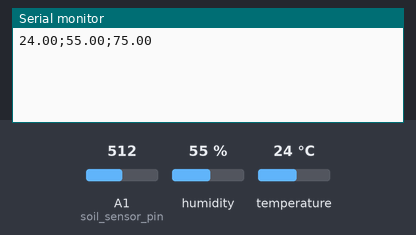
A sketch run on a simulated Arduino Uno, built with avr-gcc and run on an emulated ATmega328P. Shown: the last lines printed to the serial monitor. The test bench sets the inputs (shaded band); at power-on: humidity 55 %, A1 (soil_sensor_pin) = 512, temperature 24 °C.

Above: at 1.2 s.
1.3 s: humidity set to 22 %
5.0 s: A1 (soil_sensor_pin) set to 716
At 5.7 s:
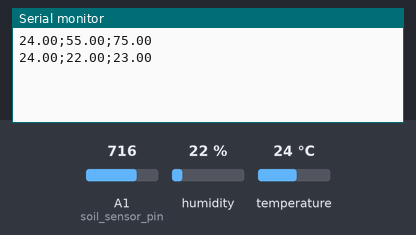
8.7 s: temperature set to 12 °C
At 10.4 s:
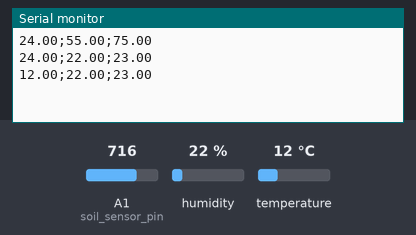
12.4 s: A1 (soil_sensor_pin) set to 900
At 15.9 s:
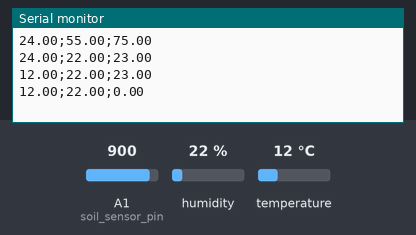
16.1 s: humidity set to 40 %
At 20.6 s:
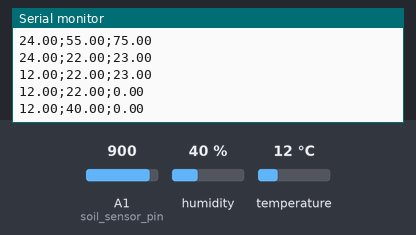
Timing chart, 0 to 20.8 s (numbered marks = the images above; inputs shaded):
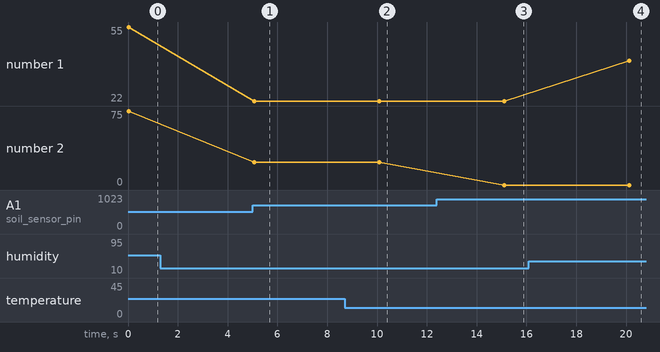

Measured:
- after the input at 5.0 s, the serial monitor: prints a new line after 0.06 s (image 1)
- after the input at 8.7 s, the serial monitor: prints a new line after 1.4 s (image 2)
- after the input at 12.4 s, the serial monitor: prints a new line after 2.7 s (image 3)
- after the input at 16.1 s, the serial monitor: prints a new line after 4.0 s (image 4)
- plotted number 1: 22 → 40 after the input at 16.1 s
- plotted number 2: 75 → 23 after the input at 5.0 s, 23 → 0 after the input at 12.4 s

The sketch:

environment_sensor.ino
```cpp
// SENSOR DE HUMEDAD Y TEMP DHT22

#include <AM2302-Sensor.h>
AM2302::AM2302_Sensor am2302{4};


const int soil_sensor_pin = A1;	/* Soil moisture sensor O/P pin */

// Calibracion del sensor capacitivo.
const int air = 805; // Sensor de humedad del suelo al aire
const int water = 410; // Sensor de humedad del suelo en agua

void setup() {
  // Initialize serial communication to allow debugging and data readout.
    // Using a baud rate of 9600 bps.
  Serial.begin(9600);
  am2302.begin();

  auto status = am2302.read();
    // Uncomment the line below to set a custom delay between sensor readings (in milliseconds).
    // dht11.setDelay(500); // Set this to the desired delay. Default is 500ms.
}

int count = 0;

void loop() {
  float soil_moisture_percentage;
  float raw_soil_moisture;

  // LEEMOS SENSOR CAPACITIVO DE HUMEDAD DEL SUELO
  raw_soil_moisture = analogRead(soil_sensor_pin);
  soil_moisture_percentage = 100 - map(raw_soil_moisture, water, air, 0, 100);
  if(soil_moisture_percentage > 100){
    soil_moisture_percentage = 100.0;
  }
  else if (soil_moisture_percentage < 0) {
    soil_moisture_percentage = 0.0;
  }
  auto status = am2302.read();
  float temperature = am2302.get_Temperature();
  float humidity = am2302.get_Humidity();


  String datosCombinados = String(temperature) + ";" + String(humidity) + ";" + String(soil_moisture_percentage);

  // Ahora puedes usar la variable datosCombinados como necesites
  Serial.println(datosCombinados);
  count = count + 1;
  delay(5000);
}
```
